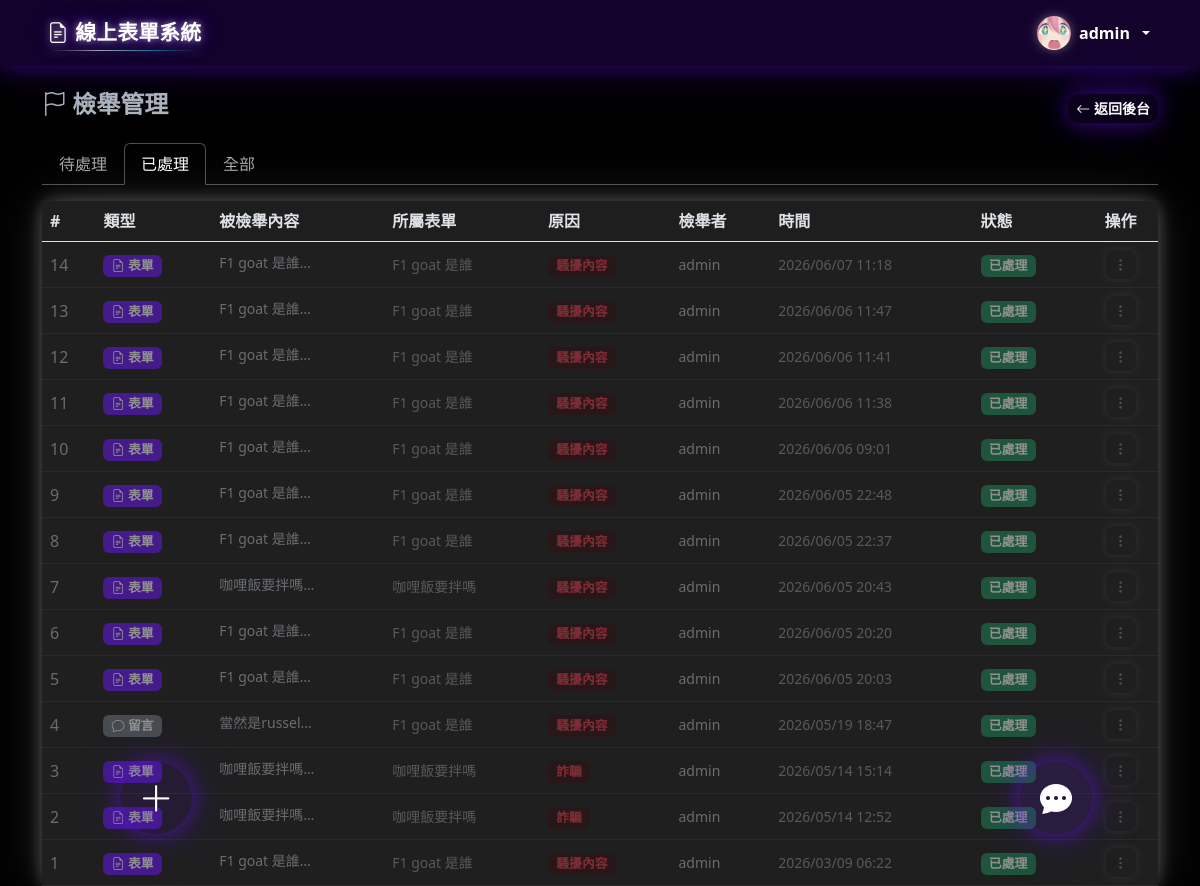
The app's page /admin/reports.php?filter=resolved (signed in) with its own data.
### tables this page shows
CREATE TABLE `users` (
  `id` int(11) NOT NULL AUTO_INCREMENT,
  `username` varchar(50) NOT NULL,
  `password` varchar(255) NOT NULL,
  `email` varchar(100) NOT NULL,
  `role` enum('admin','member') DEFAULT 'member',
  `group_id` int(11) DEFAULT NULL,
  `avatar` varchar(255) DEFAULT NULL,
  `profile_bg` varchar(255) DEFAULT NULL,
  `created_at` timestamp NOT NULL DEFAULT current_timestamp(),
  `bio` text DEFAULT NULL,
  `profile_bg_ratio` tinyint(4) NOT NULL DEFAULT 7,
  PRIMARY KEY (`id`),
  UNIQUE KEY `username` (`username`),
  UNIQUE KEY `email` (`email`),
  KEY `group_id` (`group_id`),
  CONSTRAINT `users_ibfk_1` FOREIGN KEY (`group_id`) REFERENCES `groups` (`id`) ON DELETE SET NULL
);

CREATE TABLE `reports` (
  `id` int(11) NOT NULL AUTO_INCREMENT,
  `type` enum('comment','form') NOT NULL,
  `target_id` int(11) NOT NULL,
  `reporter_id` int(11) NOT NULL,
  `reason` varchar(50) NOT NULL,
  `status` enum('pending','resolved') DEFAULT 'pending',
  `delete_token` varchar(64) DEFAULT NULL,
  `created_at` timestamp NOT NULL DEFAULT current_timestamp(),
  PRIMARY KEY (`id`),
  KEY `reporter_id` (`reporter_id`),
  CONSTRAINT `reports_ibfk_1` FOREIGN KEY (`reporter_id`) REFERENCES `users` (`id`) ON DELETE CASCADE
);

### config/session.php (called while the page is built, shortened)
<?php
function isLoggedIn() {
    return isset($_SESSION['user_id']);
}
function assetUrl($path) {
    if (strpos($path, '/uploads/') === 0) {
        return APP_BASE . $path;
    }
    return $path;
}

### admin/reports.php (the view, shortened to what this page needs)
<?php
require_once '../config/session.php';
require_once '../config/db.php';
$filter = $_GET['filter'] ?? 'pending';
$where  = $filter === 'all' ? '' : "WHERE r.status = '$filter'";
$reports = mysqli_query($conn, "
    SELECT r.id, r.type, r.target_id, r.reason, r.status, r.created_at,
           reporter.username AS reporter_name,
           CASE
               WHEN r.type = 'comment' THEN fc.content
               WHEN r.type = 'form'    THEN f.title
               ELSE NULL
           END AS target_content,
           CASE
               WHEN r.type = 'form'    THEN f.title
               WHEN r.type = 'comment' THEN cf.title
               ELSE NULL
           END AS form_title,
           CASE
               WHEN r.type = 'form'    THEN r.target_id
               WHEN r.type = 'comment' THEN fc.form_id
               ELSE NULL
           END AS form_id
    FROM reports r
    LEFT JOIN users reporter ON r.reporter_id = reporter.id
    LEFT JOIN form_comments fc ON r.type = 'comment' AND r.target_id = fc.id
    LEFT JOIN forms f ON r.type = 'form' AND r.target_id = f.id
    LEFT JOIN forms cf ON r.type = 'comment' AND fc.form_id = cf.id
    $where
    ORDER BY r.created_at DESC
");
require_once '../config/header.php';
?>
<div class="row mb-3 align-items-center">
    <div class="col">
        <h4 class="fw-bold">
            <i class="bi bi-flag"></i> 檢舉管理
        </h4>
    </div>
    <div class="col-auto">
        <a href="<?= REL_BASE ?>admin/dashboard.php" class="btn btn-glow-primary btn-sm">
            <i class="bi bi-arrow-left"></i> 返回後台
        </a>
    </div>
</div>
<ul class="nav nav-tabs mb-3">
    <li class="nav-item">
        <a class="nav-link <?= $filter === 'pending' ? 'active' : '' ?>" href="?filter=pending">
            待處理
        </a>
    </li>
    <li class="nav-item">
        <a class="nav-link <?= $filter === 'resolved' ? 'active' : '' ?>" href="?filter=resolved">已處理</a>
    </li>
    <li class="nav-item">
        <a class="nav-link <?= $filter === 'all' ? 'active' : '' ?>" href="?filter=all">全部</a>
    </li>
</ul>
<div class="card">
    <div class="table-responsive">
        <table class="table table-hover mb-0 align-middle">
            <thead class="table-light">
                <tr>
                    <th>#</th>
                    <th>類型</th>
                    <th>被檢舉內容</th>
                    <th>所屬表單</th>
                    <th>原因</th>
                    <th>檢舉者</th>
                    <th>時間</th>
                    <th>狀態</th>
                    <th class="text-center">操作</th>
                </tr>
            </thead>
            <tbody>
                <?php if (mysqli_num_rows($reports) === 0): ?>
                    <tr><td colspan="9" class="text-center text-muted py-4">沒有檢舉記錄</td></tr>
                <?php else: ?>
                    <?php while ($r = mysqli_fetch_assoc($reports)): ?>
                    <tr id="report-row-<?= $r['id'] ?>" class="<?= $r['status'] === 'resolved' ? 'opacity-50' : '' ?>">
                        <td><?= $r['id'] ?></td>
                        <td>
                            <?php if ($r['type'] === 'form'): ?>
                                <span class="badge bg-primary"><i class="bi bi-file-earmark-text"></i> 表單</span>
                            <?php else: ?>
                                <span class="badge bg-secondary"><i class="bi bi-chat"></i> 留言</span>
                            <?php endif; ?>
                        </td>
                        <td class="small" style="max-width:200px;">
                            <?php if ($r['target_content']): ?>
                                <span class="text-truncate d-inline-block" style="max-width:180px;">
                                    <?= htmlspecialchars(mb_substr(strip_tags($r['target_content']), 0, 35)) ?>…
                                </span>
                            <?php else: ?>
                                <span class="text-muted fst-italic">（內容已刪除）</span>
                            <?php endif; ?>
                        </td>
                        <td class="small text-muted"><?= htmlspecialchars($r['form_title'] ?? '—') ?></td>
                        <td>
                            <span class="badge bg-danger-subtle text-danger"><?= htmlspecialchars($r['reason']) ?></span>
                        </td>
                        <td class="small"><?= htmlspecialchars($r['reporter_name'] ?? '匿名') ?></td>
                        <td class="small text-muted"><?= date('Y/m/d H:i', strtotime($r['created_at'])) ?></td>
                        <td>
                            <?php if ($r['status'] === 'pending'): ?>
                                <span class="badge bg-warning text-dark">待處理</span>
                            <?php else: ?>
                                <span class="badge bg-success">已處理</span>
                            <?php endif; ?>
                        </td>
                        <td class="text-center">
                            <div class="dropdown">
                                <button class="btn btn-sm btn-outline-secondary" type="button"
                                        data-bs-toggle="dropdown" data-bs-boundary="viewport" data-bs-strategy="fixed" aria-expanded="false">
                                    <i class="bi bi-three-dots-vertical"></i>
                                </button>
                            </div>
                        </td>
                    </tr>
                    <?php endwhile; ?>
                <?php endif; ?>
            </tbody>
        </table>
    </div>
</div>
<?php require_once '../config/footer.php'; ?>

### config/header.php (shortened to what this page needs)
<?php
require_once __DIR__ . '/session.php';
?>
<!DOCTYPE html>
<html lang="zh-TW" id="html-root">
<head>
    <link rel="stylesheet" href="https://cdn.jsdelivr.net/npm/bootstrap@5.3.0/dist/css/bootstrap.min.css">
    <link rel="stylesheet" href="https://cdn.jsdelivr.net/npm/bootstrap-icons@1.10.5/font/bootstrap-icons.css">
    <link rel="stylesheet" href="<?= REL_BASE ?>css/style.css?v=<?= filemtime($_SERVER['DOCUMENT_ROOT'] . APP_BASE . '/css/style.css') ?>">
    <link rel="stylesheet" href="https://cdn.quilljs.com/1.3.7/quill.snow.css">
</head>
<body>
<nav class="navbar navbar-expand-lg navbar-dark bg-primary sticky-top">
    <div class="container">
        <a class="navbar-brand site-brand-neon fw-bold" href="<?= REL_BASE ?>index.php">
            <i class="bi bi-file-earmark-text"></i> 線上表單系統
        </a>
        <div class="collapse navbar-collapse" id="navbarNav">
            <ul class="navbar-nav align-items-center">
                <?php if (isLoggedIn()):
                    $uid = $_SESSION['user_id'];
                    $nav_avatar = null;
                    if (isset($conn)) {
                        $nav_row = mysqli_fetch_assoc(mysqli_query($conn, "SELECT avatar FROM users WHERE id = $uid"));
                        $nav_avatar = $nav_row['avatar'] ?? null;
                    }
                ?>
                <li class="nav-item dropdown">
                    <a class="nav-link dropdown-toggle d-flex align-items-center gap-2 py-2" href="#" data-bs-toggle="dropdown" data-bs-auto-close="outside">
                        <?php if (!empty($nav_avatar)): ?>
                            <img src="<?= htmlspecialchars(assetUrl($nav_avatar)) ?>" class="site-avatar"
                                 style="width:34px;height:34px;border-radius:50%;object-fit:cover;" alt="">
                        <?php endif; ?>
                        <span class="fw-semibold" style="font-size:1rem;"><?= htmlspecialchars($_SESSION['username']) ?></span>
                    </a>
                </li>
                <?php endif; ?>
            </ul>
        </div>
    </div>
</nav>
<div class="container mt-4">

### css/style.css (style rules this page uses)
:root { --glow-bg-alpha: 0.10; --glow-near-px: 22px; --glow-near-alpha: 0.55; --glow-far-px: 55px; --glow-far-alpha: 0.22; --glow-hover-near-px: 30px; --glow-hover-near-alpha: 0.78; --glow-hover-far-px: 70px; --glow-hover-far-alpha: 0.35; --glow-card-dark-near-px: 18px; --glow-card-dark-near-alpha: 0.30; --glow-card-dark-far-alpha: 0.13; --glow-sm-near-px: 10px; --glow-sm-near-alpha: 0.55; --glow-sm-far-px: 22px; --glow-sm-far-alpha: 0.22; --glow-white-near-px: 10px; --glow-white-near-alpha: 0.22; --glow-white-far-px: 28px; --glow-white-far-alpha: 0.09; --glow-white-hover-near-px: 16px; --glow-white-hover-near-alpha: 0.35; --glow-white-hover-far-px: 40px; --glow-white-hover-far-alpha: 0.14; }
body { background-color: var(--bs-body-bg, #f8f9fa); }
.navbar-brand { font-size: 1.3rem; }
.site-brand-neon { position: relative; display: inline-flex; align-items: center; gap: .42rem; padding: .2rem .35rem; border-radius: 8px; letter-spacing: .01em; text-shadow: 0 0 7px rgba(255, 255, 255, .58), 0 0 18px rgba(var(--bs-primary-rgb, 13,110,253), .62); transition: text-shadow .18s ease, filter .18s ease, transform .18s ease; }
.site-brand-neon::after { content: ""; position: absolute; left: .35rem; right: .35rem; bottom: .08rem; height: 1px; background: linear-gradient(90deg, transparent, rgba(255, 255, 255, .82), rgba(23, 190, 207, .78), transparent); box-shadow: 0 0 8px rgba(255, 255, 255, .45), 0 0 16px rgba(var(--bs-primary-rgb, 13,110,253), .56); opacity: .74; }
.card { border: none; box-shadow: 0 6px 28px rgba(0,0,0,0.18), 0 2px 6px rgba(0,0,0,0.10); border-radius: 12px; background-color: #ffffff; }
.btn { border-radius: 8px; border: none !important; box-shadow: 0 2px 8px rgba(0,0,0,0.15), 0 1px 3px rgba(0,0,0,0.08); transition: box-shadow .2s ease, transform .15s ease; }
[data-bs-theme="dark"] .btn { box-shadow: 0 0 8px rgba(255,255,255,0.13), 0 0 20px rgba(255,255,255,0.05) !important; }
.badge { font-size: 0.8rem; }
.table th { background-color: #f1f3f5; color: var(--bs-body-color); font-weight: 600; }
[data-bs-theme="dark"] .nav-tabs .nav-link:not(.active) { color: rgba(255,255,255,0.65); }
html[data-bs-theme="dark"], html[data-bs-theme="dark"] body { background-color: #000000 !important; --bs-body-bg: #000000; }
[data-bs-theme="dark"] .card:not([class*="bg-"]) { background-color: #242424 !important; border: none !important; box-shadow: 0 0 var(--glow-card-dark-near-px) rgba(255,255,255,var(--glow-card-dark-near-alpha)), 0 0 var(--glow-far-px) rgba(255,255,255,var(--glow-card-dark-far-alpha)) !important; }
[data-bs-theme="dark"] .table th { background-color: #1e1e1e; color: #dee2e6; }
[data-bs-theme="dark"] .table { --bs-table-bg: #1a1a1a; --bs-table-striped-bg: #1e1e1e; --bs-table-border-color: #2a2a2a; }
.navbar.bg-primary { background: rgba(var(--bs-primary-rgb, 13,110,253), 0.18) !important; backdrop-filter: blur(14px); -webkit-backdrop-filter: blur(14px); box-shadow: 0 2px var(--glow-near-px) rgba(var(--bs-primary-rgb, 13,110,253), 0.40), 0 1px var(--glow-far-px) rgba(var(--bs-primary-rgb, 13,110,253), 0.18) !important; }
.navbar.bg-primary .nav-link, .navbar.bg-primary .navbar-brand { color: var(--bs-primary-nav-text, var(--bs-primary-text, #fff)) !important; }
.site-avatar { box-shadow: 0 2px 10px rgba(0,0,0,0.22), 0 0 6px rgba(0,0,0,0.10); transition: box-shadow .2s ease; }
[data-bs-theme="dark"] .site-avatar { box-shadow: 0 0 10px rgba(255,255,255,0.28), 0 0 22px rgba(255,255,255,0.10) !important; }
.btn.btn-glow-primary, .btn.btn-glow-green, .btn.btn-glow-red, .btn.btn-glow-cyan, .btn.btn-glow-amber, [data-bs-theme="dark"] .btn.btn-glow-primary, [data-bs-theme="dark"] .btn.btn-glow-green, [data-bs-theme="dark"] .btn.btn-glow-red, [data-bs-theme="dark"] .btn.btn-glow-cyan, [data-bs-theme="dark"] .btn.btn-glow-amber { color: #fff !important; border: none !important; border-radius: 10px; font-weight: 600; background: rgba(var(--glow-rgb), var(--glow-bg-alpha)) !important; box-shadow: 0 0 var(--glow-near-px) rgba(var(--glow-rgb), var(--glow-near-alpha)), 0 0 var(--glow-far-px) rgba(var(--glow-rgb), var(--glow-far-alpha)) !important; transition: transform .2s ease, box-shadow .2s ease; }
.btn.btn-glow-primary { --glow-rgb: var(--bs-primary-rgb, 13,110,253); }

### config/_card_anim.php (style rules this page uses)
.card { transition: transform 0.28s ease, box-shadow 0.28s ease; will-change: transform; }

### records on screen
users: avatar (picture)
reports: id "14", type "form" (drawn), target_content "F1 goat 是誰", form_title "F1 goat 是誰", reason "騷擾內容", reporter.username "admin", created_at "2026/06/07 11:18", status "已處理"
reports: id "13", type "form" (drawn), target_content "F1 goat 是誰", form_title "F1 goat 是誰", reason "騷擾內容", reporter.username "admin", created_at "2026/06/06 11:47", status "已處理"
reports: id "12", type "form" (drawn), target_content "F1 goat 是誰", form_title "F1 goat 是誰", reason "騷擾內容", reporter.username "admin", created_at "2026/06/06 11:41", status "已處理"
reports: id "11", type "form" (drawn), target_content "F1 goat 是誰", form_title "F1 goat 是誰", reason "騷擾內容", reporter.username "admin", created_at "2026/06/06 11:38", status "已處理"
reports: id "10", type "form" (drawn), target_content "F1 goat 是誰", form_title "F1 goat 是誰", reason "騷擾內容", reporter.username "admin", created_at "2026/06/06 09:01", status "已處理"
reports: id "9", type "form" (drawn), target_content "F1 goat 是誰", form_title "F1 goat 是誰", reason "騷擾內容", reporter.username "admin", created_at "2026/06/05 22:48", status "已處理"
reports: id "8", type "form" (drawn), target_content "F1 goat 是誰", form_title "F1 goat 是誰", reason "騷擾內容", reporter.username "admin", created_at "2026/06/05 22:37", status "已處理"
reports: id "7", type "form" (drawn), target_content "咖哩飯要拌嗎", form_title "咖哩飯要拌嗎", reason "騷擾內容", reporter.username "admin", created_at "2026/06/05 20:43", status "已處理"
reports: id "6", type "form" (drawn), target_content "F1 goat 是誰", form_title "F1 goat 是誰", reason "騷擾內容", reporter.username "admin", created_at "2026/06/05 20:20", status "已處理"
reports: id "5", type "form" (drawn), target_content "F1 goat 是誰", form_title "F1 goat 是誰", reason "騷擾內容", reporter.username "admin", created_at "2026/06/05 20:03", status "已處理"
reports: id "4", type "comment" (drawn), target_content "當然是russel", form_title "F1 goat 是誰", reason "騷擾內容", reporter.username "admin", created_at "2026/05/19 18:47", status "已處理"
reports: id "3", type "form" (drawn), target_content "咖哩飯要拌嗎", form_title "咖哩飯要拌嗎", reason "詐騙", reporter.username "admin", created_at "2026/05/14 15:14", status "已處理"
reports: id "2", type "form" (drawn), target_content "咖哩飯要拌嗎", form_title "咖哩飯要拌嗎", reason "詐騙", reporter.username "admin", created_at "2026/05/14 12:52", status "已處理"
reports: id "1", type "form" (drawn), target_content "F1 goat 是誰", form_title "F1 goat 是誰", reason "騷擾內容", reporter.username "admin", created_at "2026/03/09 06:22", status "已處理"

### other values on screen
$_SESSION['username'] "admin"
